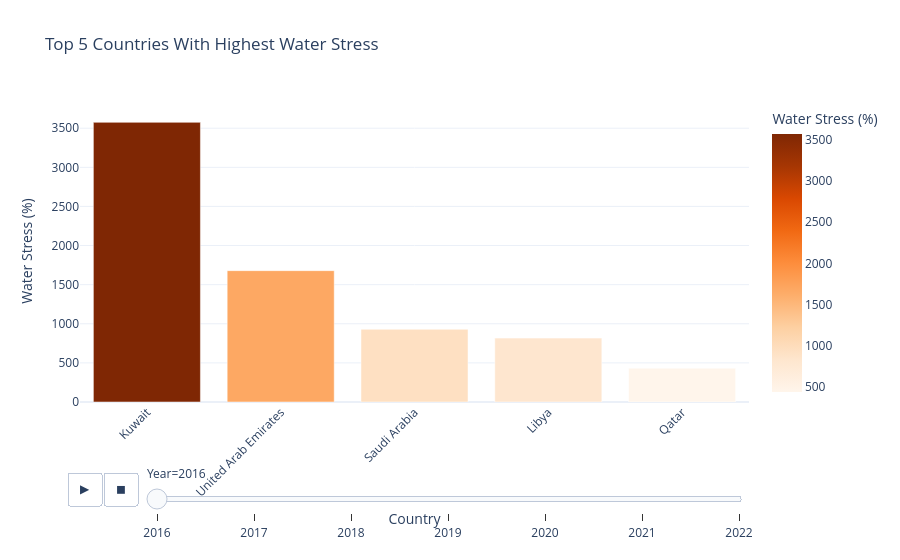

Source (notebook cell):
### Code cell
# visualisation 4: top 5 countries with highest water stress (Kuwait, UAE, Saudi Arabia, Libya, Qatar)

# filtering top 5 countries
top_5_countries = ['Kuwait', 'United Arab Emirates', 'Saudi Arabia', 'Libya', 'Qatar']
global_stress_top_5 = water_stress_global[water_stress_global['Area'].isin(top_5_countries)].copy()

highest_stress_top5 = (global_stress_top_5.groupby('Year', group_keys=False).apply(lambda x: x.nlargest(20, 'Value')))
fig = px.bar(
    highest_stress_5,
    x='Area',
    y='Value',
    color='Value',
    color_continuous_scale='Oranges',
    animation_frame='Year',
    range_y=[0, highest_stress_5['Value'].max() + 10],
    title='Top 5 Countries With Highest Water Stress',
    labels={'Value': 'Water Stress (%)', 'Area': 'Country'}
)

fig.update_layout(
    template='plotly_white',
    xaxis_tickangle=-45,
    height=700,
    transition={'duration': 500}
)

fig.write_html("docs/data/visual_charts_graphs/top_5_water_stress_countries.html")
fig.show()

### Figure 1 — Plotly figure (JSON) as saved in the notebook; plotly's stock layout.template omitted (floating-point values rounded to 4 significant figures)
{"data": [{"alignmentgroup": "True", "hovertemplate": "Year=2016<br>Country=%{x}<br>Water Stress (%)=%{marker.color}<extra></extra>", "legendgroup": "", "marker": {"color": [3575, 1679.0, 929.6, 817.1, 432.4], "coloraxis": "coloraxis", "pattern": {"shape": ""}}, "name": "", "offsetgroup": "", "orientation": "v", "showlegend": false, "textposition": "auto", "type": "bar", "x": ["Kuwait", "United Arab Emirates", "Saudi Arabia", "Libya", "Qatar"], "xaxis": "x", "y": [3575, 1679.0, 929.6, 817.1, 432.4], "yaxis": "y"}], "layout": {"autosize": true, "barmode": "relative", "coloraxis": {"colorbar": {"title": {"text": "Water Stress (%)"}}, "colorscale": [[0, "rgb(255,245,235)"], [0.125, "rgb(254,230,206)"], [0.25, "rgb(253,208,162)"], [0.375, "rgb(253,174,107)"], [0.5, "rgb(253,141,60)"], [0.625, "rgb(241,105,19)"], [0.75, "rgb(217,72,1)"], [0.875, "rgb(166,54,3)"], [1, "rgb(127,39,4)"]]}, "legend": {"tracegroupgap": 0}, "sliders": [{"active": 0, "currentvalue": {"prefix": "Year="}, "len": 0.9, "pad": {"b": 10, "t": 60}, "steps": [{"args": [["2016"], {"frame": {"duration": 0, "redraw": true}, "fromcurrent": true, "mode": "immediate", "transition": {"duration": 0, "easing": "linear"}}], "label": "2016", "method": "animate"}, {"args": [["2017"], {"frame": {"duration": 0, "redraw": true}, "fromcurrent": true, "mode": "immediate", "transition": {"duration": 0, "easing": "linear"}}], "label": "2017", "method": "animate"}, {"args": [["2018"], {"frame": {"duration": 0, "redraw": true}, "fromcurrent": true, "mode": "immediate", "transition": {"duration": 0, "easing": "linear"}}], "label": "2018", "method": "animate"}, {"args": [["2019"], {"frame": {"duration": 0, "redraw": true}, "fromcurrent": true, "mode": "immediate", "transition": {"duration": 0, "easing": "linear"}}], "label": "2019", "method": "animate"}, {"args": [["2020"], {"frame": {"duration": 0, "redraw": true}, "fromcurrent": true, "mode": "immediate", "transition": {"duration": 0, "easing": "linear"}}], "label": "2020", "method": "animate"}, {"args": [["2021"], {"frame": {"duration": 0, "redraw": true}, "fromcurrent": true, "mode": "immediate", "transition": {"duration": 0, "easing": "linear"}}], "label": "2021", "method": "animate"}, {"args": [["2022"], {"frame": {"duration": 0, "redraw": true}, "fromcurrent": true, "mode": "immediate", "transition": {"duration": 0, "easing": "linear"}}], "label": "2022", "method": "animate"}], "x": 0.1, "xanchor": "left", "y": 0, "yanchor": "top"}], "title": {"text": "Top 5 Countries With Highest Water Stress"}, "transition": {"duration": 500}, "updatemenus": [{"buttons": [{"args": [null, {"frame": {"duration": 500, "redraw": true}, "fromcurrent": true, "mode": "immediate", "transition": {"duration": 500, "easing": "linear"}}], "label": "&#9654;", "method": "animate"}, {"args": [[null], {"frame": {"duration": 0, "redraw": true}, "fromcurrent": true, "mode": "immediate", "transition": {"duration": 0, "easing": "linear"}}], "label": "&#9724;", "method": "animate"}], "direction": "left", "pad": {"r": 10, "t": 70}, "showactive": false, "type": "buttons", "x": 0.1, "xanchor": "right", "y": 0, "yanchor": "top"}], "xaxis": {"anchor": "y", "autorange": true, "domain": [0, 1], "range": [-0.5, 4.5], "tickangle": -45, "title": {"text": "Country"}, "type": "category"}, "yaxis": {"anchor": "x", "domain": [0, 1], "range": [0, 3860.0], "title": {"text": "Water Stress (%)"}, "type": "linear"}}}
